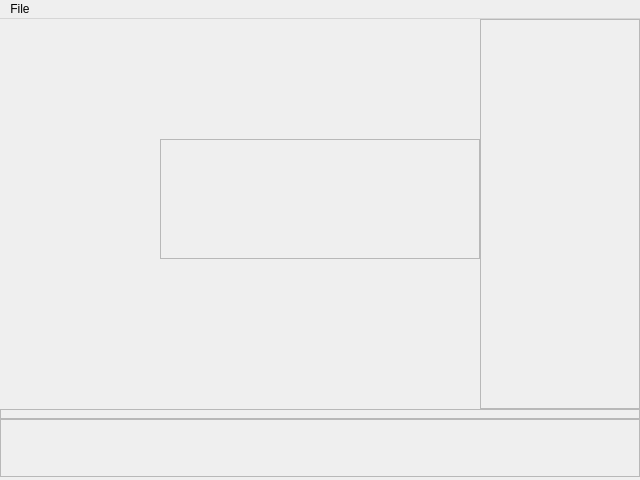
<?xml version="1.0" encoding="UTF-8"?>
<ui version="4.0">
 <class>MainWindow</class>
 <widget class="QMainWindow" name="MainWindow">
  <property name="geometry">
   <rect>
    <x>0</x>
    <y>0</y>
    <width>640</width>
    <height>480</height>
   </rect>
  </property>
  <property name="windowTitle">
   <string>MainWindow</string>
  </property>
  <widget class="QWidget" name="centralWidget">
   <widget class="QFrame" name="controlPanel">
    <property name="geometry">
     <rect>
      <x>0</x>
      <y>400</y>
      <width>640</width>
      <height>58</height>
     </rect>
    </property>
    <property name="frameShape">
     <enum>QFrame::Shape::StyledPanel</enum>
    </property>
    <property name="frameShadow">
     <enum>QFrame::Shadow::Raised</enum>
    </property>
   </widget>
   <widget class="QFrame" name="openURL">
    <property name="geometry">
     <rect>
      <x>160</x>
      <y>120</y>
      <width>320</width>
      <height>120</height>
     </rect>
    </property>
    <property name="frameShape">
     <enum>QFrame::Shape::StyledPanel</enum>
    </property>
    <property name="frameShadow">
     <enum>QFrame::Shadow::Raised</enum>
    </property>
   </widget>
   <widget class="QFrame" name="playlist">
    <property name="geometry">
     <rect>
      <x>480</x>
      <y>0</y>
      <width>160</width>
      <height>390</height>
     </rect>
    </property>
    <property name="frameShape">
     <enum>QFrame::Shape::StyledPanel</enum>
    </property>
    <property name="frameShadow">
     <enum>QFrame::Shadow::Raised</enum>
    </property>
   </widget>
   <widget class="QFrame" name="settings">
    <property name="geometry">
     <rect>
      <x>480</x>
      <y>0</y>
      <width>160</width>
      <height>390</height>
     </rect>
    </property>
    <property name="frameShape">
     <enum>QFrame::Shape::StyledPanel</enum>
    </property>
    <property name="frameShadow">
     <enum>QFrame::Shadow::Raised</enum>
    </property>
   </widget>
   <widget class="QFrame" name="progressBar">
    <property name="geometry">
     <rect>
      <x>0</x>
      <y>390</y>
      <width>640</width>
      <height>10</height>
     </rect>
    </property>
    <property name="frameShape">
     <enum>QFrame::Shape::StyledPanel</enum>
    </property>
    <property name="frameShadow">
     <enum>QFrame::Shadow::Raised</enum>
    </property>
   </widget>
  </widget>
  <widget class="QMenuBar" name="menubar">
   <property name="geometry">
    <rect>
     <x>0</x>
     <y>0</y>
     <width>640</width>
     <height>22</height>
    </rect>
   </property>
   <widget class="QMenu" name="menuFile">
    <property name="title">
     <string>File</string>
    </property>
    <addaction name="actionOpen_File"/>
    <addaction name="actionOpen_URL"/>
   </widget>
   <addaction name="menuFile"/>
  </widget>
  <action name="actionOpen_File">
   <property name="text">
    <string>Open File</string>
   </property>
  </action>
  <action name="actionOpen_URL">
   <property name="text">
    <string>Open URL</string>
   </property>
  </action>
 </widget>
 <resources/>
 <connections/>
</ui>
